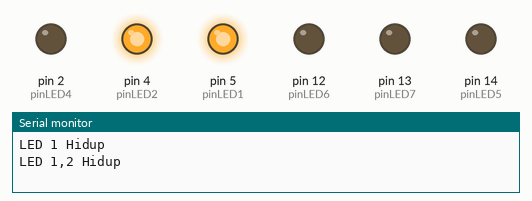
Bench run of a sketch on a simulated Arduino Uno, built with avr-gcc and run on an emulated ATmega328P. Shown: output pins drawn as LEDs (lit = HIGH), the last lines printed to the serial monitor. Pins used as bus, display or sensor lines are not drawn.

Above: at 0.4 s.
At 1.3 s:
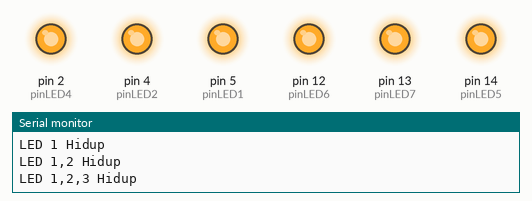
At 1.7 s:
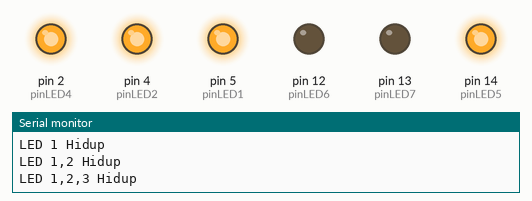
At 2.9 s:
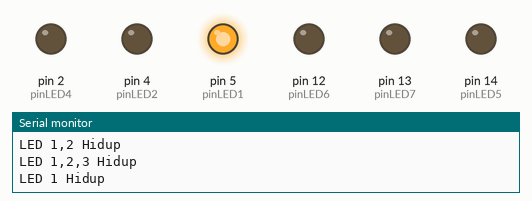
At 4.3 s:
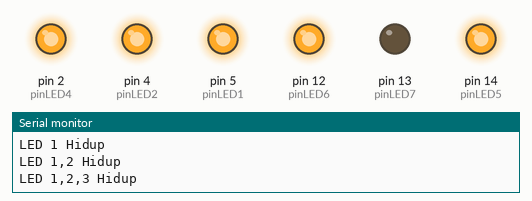
At 6.3 s:
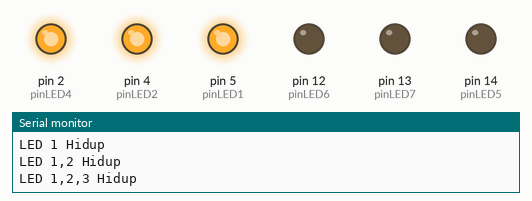
Timing chart, 0 to 6.6 s (numbered marks = the images above):
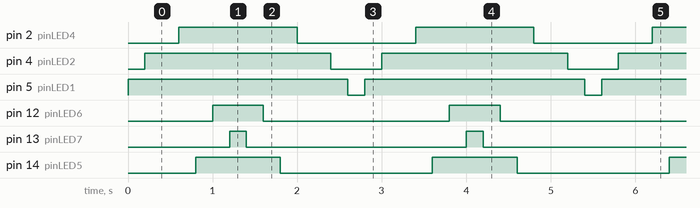

The sketch:

Kirikekanan.ino
```cpp
#define pinLED1   5
#define pinLED2   4
#define pinLED3   0
#define pinLED4   2
#define pinLED5  14
#define pinLED6  12
#define pinLED7  13

void setup() {
  Serial.begin(115200);

  pinMode(pinLED1, OUTPUT);
  pinMode(pinLED2, OUTPUT);
  pinMode(pinLED3, OUTPUT);
  pinMode(pinLED4, OUTPUT);
  pinMode(pinLED5, OUTPUT);
  pinMode(pinLED6, OUTPUT);
  pinMode(pinLED7, OUTPUT);
}

void loop() {
  LEDKiriKeKanan();
}

void LEDKiriKeKanan() {
  //hidup kiri ke kanan
  Serial.println("LED 1 Hidup");
  digitalWrite(pinLED1, HIGH);
  delay(200);

  Serial.println("LED 1,2 Hidup");
  digitalWrite(pinLED2, HIGH);
  delay(200);

  Serial.println("LED 1,2,3 Hidup");
  digitalWrite(pinLED3, HIGH);
  delay(200);

  digitalWrite(pinLED4, HIGH);
  delay(200);

  digitalWrite(pinLED5, HIGH);
  delay(200);
  digitalWrite(pinLED6, HIGH);
  delay(200);
  digitalWrite(pinLED7, HIGH);
  delay(200);

  //mati kanan ke kiri
  digitalWrite(pinLED7, LOW);
  delay(200);
  digitalWrite(pinLED6, LOW);
  delay(200);
  digitalWrite(pinLED5, LOW);
  delay(200);
  digitalWrite(pinLED4, LOW);
  delay(200);
  digitalWrite(pinLED3, LOW);
  delay(200);
  digitalWrite(pinLED2, LOW);
  delay(200);
  digitalWrite(pinLED1, LOW);
  delay(200);
}
```

Measured:
- by itself, pin 2 (pinLED4): alternates HIGH for 1.4 s and LOW for 1.4 s
- by itself, pin 4 (pinLED2): alternates HIGH for 2.2 s and LOW for 0.60 s
- by itself, pin 5 (pinLED1): alternates HIGH for 2.6 s and LOW for 0.20 s
- by itself, pin 12 (pinLED6): alternates HIGH for 0.60 s and LOW for 2.2 s
- by itself, pin 13 (pinLED7): alternates HIGH for 0.20 s and LOW for 2.6 s
- by itself, pin 14 (pinLED5): alternates HIGH for 1.0 s and LOW for 1.8 s
